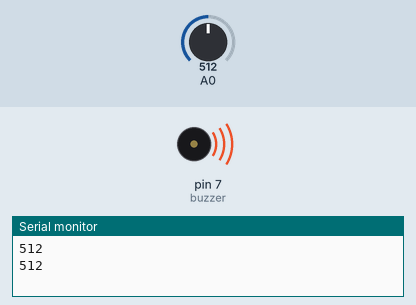
Recording of a sketch running on a simulated Arduino Uno, built with avr-gcc and run on an emulated ATmega328P. On the bench: buzzer (waves = sounding, pin HIGH), the last lines printed to the serial monitor. The inputs (shaded band) are chosen by the test bench; at power-on: A0 = 512.

Above: at 1.8 s.
1.9 s: A0 set to 313
3.4 s: A0 set to 284
At 5.0 s:
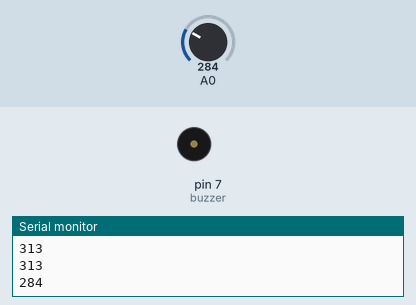
5.5 s: A0 set to 306
At 6.6 s:
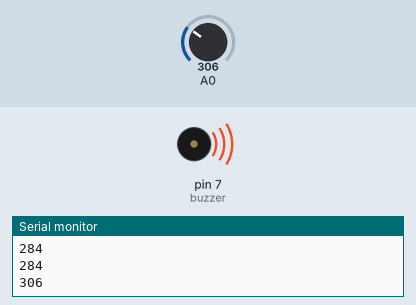
7.5 s: A0 set to 290
At 9.3 s:
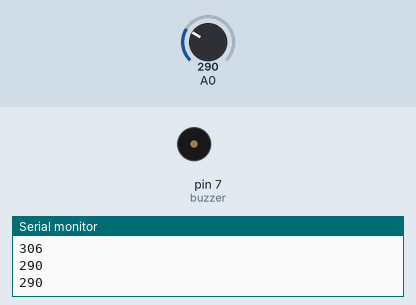
Timing chart, 0 to 10.5 s (numbered marks = the images above; inputs shaded):
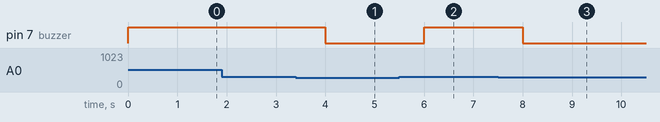

Measured:
- the behaviour switches between 300 and 299 on A0 (found by bisection; images 0 and 1)
- after the input at 3.4 s, pin 7 (buzzer): HIGH → LOW after 0.60 s
- after the input at 5.5 s, pin 7 (buzzer): LOW → HIGH after 0.50 s
- after the input at 7.5 s, pin 7 (buzzer): HIGH → LOW after 0.50 s

The sketch:

24_analog_gas_sensor.ino
```cpp
int sensor(0); //pin for gas sensor
int val; //gas level
int buzzer = 7; //busser pin
int gasmax = 300;// gas level alowed

void setup() {
Serial.begin(9600);
pinMode(buzzer, OUTPUT);
}

void loop() {
val = analogRead(sensor);
Serial.println(val, DEC);
if (val > gasmax){
    digitalWrite(buzzer, HIGH);
  }
  else if (val < gasmax) {
    digitalWrite(buzzer, LOW);
  }
delay(1000);

}
```
